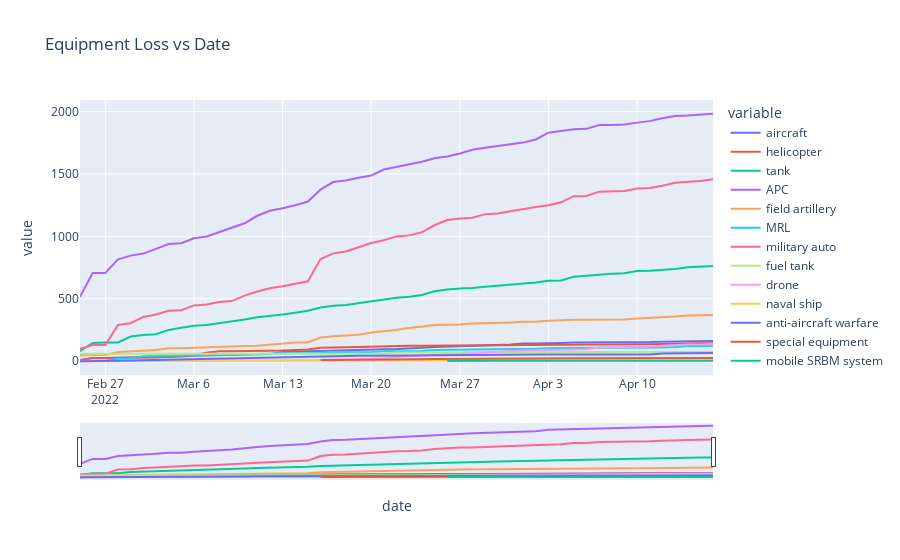

Here is the notebook cell this chart was saved with:
### Code cell
#ax = fig.add_axes([0,0,1,1])
fig = plt.figure(figsize = (10, 5))

import plotly.express as px
cols = [ 'aircraft', 'helicopter', 'tank', 'APC',
       'field artillery', 'MRL', 'military auto', 'fuel tank', 'drone',
       'naval ship', 'anti-aircraft warfare', 'special equipment',
       'mobile SRBM system']
fig = px.line(df1, x = "date", y = cols,title="Equipment Loss vs Date")


fig.update_xaxes(rangeslider_visible=True)
fig.show()

### Figure 1 — Plotly figure (JSON) as saved in the notebook; plotly's stock layout.template omitted (floating-point values rounded to 4 significant figures)
{"data": [{"hovertemplate": "variable=aircraft<br>date=%{x}<br>value=%{y}<extra></extra>", "legendgroup": "aircraft", "line": {"color": "#636efa", "dash": "solid"}, "marker": {"symbol": "circle"}, "mode": "lines", "name": "aircraft", "orientation": "v", "showlegend": true, "type": "scatter", "x": ["2022-02-25", "2022-02-26", "2022-02-27", "2022-02-28", "2022-03-01", "2022-03-02", "2022-03-03", "2022-03-04", "2022-03-05", "2022-03-06", "2022-03-07", "2022-03-08", "2022-03-09", "2022-03-10", "2022-03-11", "2022-03-12", "2022-03-13", "2022-03-14", "2022-03-15", "2022-03-16", "2022-03-17", "2022-03-18", "2022-03-19", "2022-03-20", "2022-03-21", "2022-03-22", "2022-03-23", "2022-03-24", "2022-03-25", "2022-03-26", "2022-03-27", "2022-03-28", "2022-03-29", "2022-03-30", "2022-03-31", "2022-04-01", "2022-04-02", "2022-04-03", "2022-04-04", "2022-04-05", "2022-04-06", "2022-04-07", "2022-04-08", "2022-04-09", "2022-04-10", "2022-04-11", "2022-04-12", "2022-04-13", "2022-04-14", "2022-04-15", "2022-04-16"], "xaxis": "x", "y": [10, 27, 27, 29, 29, 30, 30, 33, 39, 44, 46, 48, 49, 49, 57, 58, 74, 77, 81, 84, 86, 93, 95, 96, 97, 99, 101, 108, 115, 117, 121, 123, 127, 131, 135, 143, 143, 143, 147, 150, 150, 150, 150, 151, 152, 154, 157, 158, 160, 163, 163], "yaxis": "y"}, {"hovertemplate": "variable=helicopter<br>date=%{x}<br>value=%{y}<extra></extra>", "legendgroup": "helicopter", "line": {"color": "#EF553B", "dash": "solid"}, "marker": {"symbol": "circle"}, "mode": "lines", "name": "helicopter", "orientation": "v", "showlegend": true, "type": "scatter", "x": ["2022-02-25", "2022-02-26", "2022-02-27", "2022-02-28", "2022-03-01", "2022-03-02", "2022-03-03", "2022-03-04", "2022-03-05", "2022-03-06", "2022-03-07", "2022-03-08", "2022-03-09", "2022-03-10", "2022-03-11", "2022-03-12", "2022-03-13", "2022-03-14", "2022-03-15", "2022-03-16", "2022-03-17", "2022-03-18", "2022-03-19", "2022-03-20", "2022-03-21", "2022-03-22", "2022-03-23", "2022-03-24", "2022-03-25", "2022-03-26", "2022-03-27", "2022-03-28", "2022-03-29", "2022-03-30", "2022-03-31", "2022-04-01", "2022-04-02", "2022-04-03", "2022-04-04", "2022-04-05", "2022-04-06", "2022-04-07", "2022-04-08", "2022-04-09", "2022-04-10", "2022-04-11", "2022-04-12", "2022-04-13", "2022-04-14", "2022-04-15", "2022-04-16"], "xaxis": "x", "y": [7, 26, 26, 29, 29, 31, 31, 37, 40, 48, 68, 80, 81, 81, 83, 83, 86, 90, 95, 108, 108, 112, 115, 118, 121, 123, 124, 124, 125, 127, 127, 127, 129, 131, 131, 131, 134, 134, 134, 134, 135, 135, 135, 136, 137, 137, 140, 143, 144, 144, 145], "yaxis": "y"}, {"hovertemplate": "variable=tank<br>date=%{x}<br>value=%{y}<extra></extra>", "legendgroup": "tank", "line": {"color": "#00cc96", "dash": "solid"}, "marker": {"symbol": "circle"}, "mode": "lines", "name": "tank", "orientation": "v", "showlegend": true, "type": "scatter", "x": ["2022-02-25", "2022-02-26", "2022-02-27", "2022-02-28", "2022-03-01", "2022-03-02", "2022-03-03", "2022-03-04", "2022-03-05", "2022-03-06", "2022-03-07", "2022-03-08", "2022-03-09", "2022-03-10", "2022-03-11", "2022-03-12", "2022-03-13", "2022-03-14", "2022-03-15", "2022-03-16", "2022-03-17", "2022-03-18", "2022-03-19", "2022-03-20", "2022-03-21", "2022-03-22", "2022-03-23", "2022-03-24", "2022-03-25", "2022-03-26", "2022-03-27", "2022-03-28", "2022-03-29", "2022-03-30", "2022-03-31", "2022-04-01", "2022-04-02", "2022-04-03", "2022-04-04", "2022-04-05", "2022-04-06", "2022-04-07", "2022-04-08", "2022-04-09", "2022-04-10", "2022-04-11", "2022-04-12", "2022-04-13", "2022-04-14", "2022-04-15", "2022-04-16"], "xaxis": "x", "y": [80, 146, 150, 150, 198, 211, 217, 251, 269, 285, 290, 303, 317, 335, 353, 362, 374, 389, 404, 430, 444, 450, 466, 476, 498, 509, 517, 530, 561, 575, 582, 586, 597, 605, 614, 625, 631, 644, 647, 676, 684, 698, 700, 705, 722, 725, 732, 739, 753, 756, 762], "yaxis": "y"}, {"hovertemplate": "variable=APC<br>date=%{x}<br>value=%{y}<extra></extra>", "legendgroup": "APC", "line": {"color": "#ab63fa", "dash": "solid"}, "marker": {"symbol": "circle"}, "mode": "lines", "name": "APC", "orientation": "v", "showlegend": true, "type": "scatter", "x": ["2022-02-25", "2022-02-26", "2022-02-27", "2022-02-28", "2022-03-01", "2022-03-02", "2022-03-03", "2022-03-04", "2022-03-05", "2022-03-06", "2022-03-07", "2022-03-08", "2022-03-09", "2022-03-10", "2022-03-11", "2022-03-12", "2022-03-13", "2022-03-14", "2022-03-15", "2022-03-16", "2022-03-17", "2022-03-18", "2022-03-19", "2022-03-20", "2022-03-21", "2022-03-22", "2022-03-23", "2022-03-24", "2022-03-25", "2022-03-26", "2022-03-27", "2022-03-28", "2022-03-29", "2022-03-30", "2022-03-31", "2022-04-01", "2022-04-02", "2022-04-03", "2022-04-04", "2022-04-05", "2022-04-06", "2022-04-07", "2022-04-08", "2022-04-09", "2022-04-10", "2022-04-11", "2022-04-12", "2022-04-13", "2022-04-14", "2022-04-15", "2022-04-16"], "xaxis": "x", "y": [516, 706, 706, 816, 846, 862, 900, 939, 945, 985, 999, 1036, 1070, 1105, 1165, 1205, 1226, 1249, 1279, 1375, 1435, 1448, 1470, 1487, 1535, 1556, 1578, 1597, 1625, 1640, 1664, 1694, 1710, 1723, 1735, 1751, 1776, 1830, 1844, 1858, 1861, 1891, 1891, 1895, 1911, 1923, 1946, 1964, 1968, 1976, 1982], "yaxis": "y"}, {"hovertemplate": "variable=field artillery<br>date=%{x}<br>value=%{y}<extra></extra>", "legendgroup": "field artillery", "line": {"color": "#FFA15A", "dash": "solid"}, "marker": {"symbol": "circle"}, "mode": "lines", "name": "field artillery", "orientation": "v", "showlegend": true, "type": "scatter", "x": ["2022-02-25", "2022-02-26", "2022-02-27", "2022-02-28", "2022-03-01", "2022-03-02", "2022-03-03", "2022-03-04", "2022-03-05", "2022-03-06", "2022-03-07", "2022-03-08", "2022-03-09", "2022-03-10", "2022-03-11", "2022-03-12", "2022-03-13", "2022-03-14", "2022-03-15", "2022-03-16", "2022-03-17", "2022-03-18", "2022-03-19", "2022-03-20", "2022-03-21", "2022-03-22", "2022-03-23", "2022-03-24", "2022-03-25", "2022-03-26", "2022-03-27", "2022-03-28", "2022-03-29", "2022-03-30", "2022-03-31", "2022-04-01", "2022-04-02", "2022-04-03", "2022-04-04", "2022-04-05", "2022-04-06", "2022-04-07", "2022-04-08", "2022-04-09", "2022-04-10", "2022-04-11", "2022-04-12", "2022-04-13", "2022-04-14", "2022-04-15", "2022-04-16"], "xaxis": "x", "y": [49, 49, 50, 74, 77, 85, 90, 105, 105, 109, 117, 120, 120, 123, 125, 135, 140, 150, 150, 190, 201, 205, 213, 230, 240, 252, 267, 280, 291, 293, 294, 302, 303, 305, 311, 316, 317, 325, 330, 332, 332, 332, 333, 335, 342, 347, 349, 358, 366, 366, 371], "yaxis": "y"}, {"hovertemplate": "variable=MRL<br>date=%{x}<br>value=%{y}<extra></extra>", "legendgroup": "MRL", "line": {"color": "#19d3f3", "dash": "solid"}, "marker": {"symbol": "circle"}, "mode": "lines", "name": "MRL", "orientation": "v", "showlegend": true, "type": "scatter", "x": ["2022-02-25", "2022-02-26", "2022-02-27", "2022-02-28", "2022-03-01", "2022-03-02", "2022-03-03", "2022-03-04", "2022-03-05", "2022-03-06", "2022-03-07", "2022-03-08", "2022-03-09", "2022-03-10", "2022-03-11", "2022-03-12", "2022-03-13", "2022-03-14", "2022-03-15", "2022-03-16", "2022-03-17", "2022-03-18", "2022-03-19", "2022-03-20", "2022-03-21", "2022-03-22", "2022-03-23", "2022-03-24", "2022-03-25", "2022-03-26", "2022-03-27", "2022-03-28", "2022-03-29", "2022-03-30", "2022-03-31", "2022-04-01", "2022-04-02", "2022-04-03", "2022-04-04", "2022-04-05", "2022-04-06", "2022-04-07", "2022-04-08", "2022-04-09", "2022-04-10", "2022-04-11", "2022-04-12", "2022-04-13", "2022-04-14", "2022-04-15", "2022-04-16"], "xaxis": "x", "y": [4, 4, 4, 21, 24, 40, 42, 50, 50, 50, 50, 56, 56, 56, 58, 62, 62, 64, 64, 70, 72, 72, 72, 74, 80, 80, 80, 82, 90, 91, 93, 95, 96, 96, 96, 96, 100, 105, 107, 107, 107, 108, 108, 108, 108, 111, 111, 115, 122, 122, 125], "yaxis": "y"}, {"hovertemplate": "variable=military auto<br>date=%{x}<br>value=%{y}<extra></extra>", "legendgroup": "military auto", "line": {"color": "#FF6692", "dash": "solid"}, "marker": {"symbol": "circle"}, "mode": "lines", "name": "military auto", "orientation": "v", "showlegend": true, "type": "scatter", "x": ["2022-02-25", "2022-02-26", "2022-02-27", "2022-02-28", "2022-03-01", "2022-03-02", "2022-03-03", "2022-03-04", "2022-03-05", "2022-03-06", "2022-03-07", "2022-03-08", "2022-03-09", "2022-03-10", "2022-03-11", "2022-03-12", "2022-03-13", "2022-03-14", "2022-03-15", "2022-03-16", "2022-03-17", "2022-03-18", "2022-03-19", "2022-03-20", "2022-03-21", "2022-03-22", "2022-03-23", "2022-03-24", "2022-03-25", "2022-03-26", "2022-03-27", "2022-03-28", "2022-03-29", "2022-03-30", "2022-03-31", "2022-04-01", "2022-04-02", "2022-04-03", "2022-04-04", "2022-04-05", "2022-04-06", "2022-04-07", "2022-04-08", "2022-04-09", "2022-04-10", "2022-04-11", "2022-04-12", "2022-04-13", "2022-04-14", "2022-04-15", "2022-04-16"], "xaxis": "x", "y": [100, 130, 130, 291, 305, 355, 374, 404, 409, 447, 454, 474, 482, 526, 558, 585, 600, 617, 640, 819, 864, 879, 914, 947, 969, 1000, 1008, 1033, 1089, 1131, 1144, 1150, 1178, 1184, 1201, 1220, 1236, 1249, 1273, 1322, 1324, 1358, 1361, 1363, 1384, 1387, 1406, 1429, 1437, 1443, 1458], "yaxis": "y"}, {"hovertemplate": "variable=fuel tank<br>date=%{x}<br>value=%{y}<extra></extra>", "legendgroup": "fuel tank", "line": {"color": "#B6E880", "dash": "solid"}, "marker": {"symbol": "circle"}, "mode": "lines", "name": "fuel tank", "orientation": "v", "showlegend": true, "type": "scatter", "x": ["2022-02-25", "2022-02-26", "2022-02-27", "2022-02-28", "2022-03-01", "2022-03-02", "2022-03-03", "2022-03-04", "2022-03-05", "2022-03-06", "2022-03-07", "2022-03-08", "2022-03-09", "2022-03-10", "2022-03-11", "2022-03-12", "2022-03-13", "2022-03-14", "2022-03-15", "2022-03-16", "2022-03-17", "2022-03-18", "2022-03-19", "2022-03-20", "2022-03-21", "2022-03-22", "2022-03-23", "2022-03-24", "2022-03-25", "2022-03-26", "2022-03-27", "2022-03-28", "2022-03-29", "2022-03-30", "2022-03-31", "2022-04-01", "2022-04-02", "2022-04-03", "2022-04-04", "2022-04-05", "2022-04-06", "2022-04-07", "2022-04-08", "2022-04-09", "2022-04-10", "2022-04-11", "2022-04-12", "2022-04-13", "2022-04-14", "2022-04-15", "2022-04-16"], "xaxis": "x", "y": [60, 60, 60, 60, 60, 60, 60, 60, 60, 60, 60, 60, 60, 60, 60, 60, 60, 60, 60, 60, 60, 60, 60, 60, 60, 70, 70, 72, 72, 73, 73, 73, 73, 75, 75, 76, 76, 76, 76, 76, 76, 76, 76, 76, 76, 76, 76, 76, 76, 76, 76], "yaxis": "y"}, {"hovertemplate": "variable=drone<br>date=%{x}<br>value=%{y}<extra></extra>", "legendgroup": "drone", "line": {"color": "#FF97FF", "dash": "solid"}, "marker": {"symbol": "circle"}, "mode": "lines", "name": "drone", "orientation": "v", "showlegend": true, "type": "scatter", "x": ["2022-02-25", "2022-02-26", "2022-02-27", "2022-02-28", "2022-03-01", "2022-03-02", "2022-03-03", "2022-03-04", "2022-03-05", "2022-03-06", "2022-03-07", "2022-03-08", "2022-03-09", "2022-03-10", "2022-03-11", "2022-03-12", "2022-03-13", "2022-03-14", "2022-03-15", "2022-03-16", "2022-03-17", "2022-03-18", "2022-03-19", "2022-03-20", "2022-03-21", "2022-03-22", "2022-03-23", "2022-03-24", "2022-03-25", "2022-03-26", "2022-03-27", "2022-03-28", "2022-03-29", "2022-03-30", "2022-03-31", "2022-04-01", "2022-04-02", "2022-04-03", "2022-04-04", "2022-04-05", "2022-04-06", "2022-04-07", "2022-04-08", "2022-04-09", "2022-04-10", "2022-04-11", "2022-04-12", "2022-04-13", "2022-04-14", "2022-04-15", "2022-04-16"], "xaxis": "x", "y": [0, 2, 2, 3, 3, 3, 3, 3, 3, 4, 7, 7, 7, 7, 7, 7, 7, 8, 9, 11, 11, 12, 17, 21, 24, 35, 42, 50, 53, 56, 56, 66, 71, 81, 83, 85, 87, 89, 91, 94, 96, 111, 112, 112, 112, 119, 124, 132, 134, 135, 138], "yaxis": "y"}, {"hovertemplate": "variable=naval ship<br>date=%{x}<br>value=%{y}<extra></extra>", "legendgroup": "naval ship", "line": {"color": "#FECB52", "dash": "solid"}, "marker": {"symbol": "circle"}, "mode": "lines", "name": "naval ship", "orientation": "v", "showlegend": true, "type": "scatter", "x": ["2022-02-25", "2022-02-26", "2022-02-27", "2022-02-28", "2022-03-01", "2022-03-02", "2022-03-03", "2022-03-04", "2022-03-05", "2022-03-06", "2022-03-07", "2022-03-08", "2022-03-09", "2022-03-10", "2022-03-11", "2022-03-12", "2022-03-13", "2022-03-14", "2022-03-15", "2022-03-16", "2022-03-17", "2022-03-18", "2022-03-19", "2022-03-20", "2022-03-21", "2022-03-22", "2022-03-23", "2022-03-24", "2022-03-25", "2022-03-26", "2022-03-27", "2022-03-28", "2022-03-29", "2022-03-30", "2022-03-31", "2022-04-01", "2022-04-02", "2022-04-03", "2022-04-04", "2022-04-05", "2022-04-06", "2022-04-07", "2022-04-08", "2022-04-09", "2022-04-10", "2022-04-11", "2022-04-12", "2022-04-13", "2022-04-14", "2022-04-15", "2022-04-16"], "xaxis": "x", "y": [2, 2, 2, 2, 2, 2, 2, 2, 2, 2, 3, 3, 3, 3, 3, 3, 3, 3, 3, 3, 3, 3, 3, 3, 3, 3, 4, 4, 5, 7, 7, 7, 7, 7, 7, 7, 7, 7, 7, 7, 7, 7, 7, 7, 7, 7, 7, 7, 7, 8, 8], "yaxis": "y"}, {"hovertemplate": "variable=anti-aircraft warfare<br>date=%{x}<br>value=%{y}<extra></extra>", "legendgroup": "anti-aircraft warfare", "line": {"color": "#636efa", "dash": "solid"}, "marker": {"symbol": "circle"}, "mode": "lines", "name": "anti-aircraft warfare", "orientation": "v", "showlegend": true, "type": "scatter", "x": ["2022-02-25", "2022-02-26", "2022-02-27", "2022-02-28", "2022-03-01", "2022-03-02", "2022-03-03", "2022-03-04", "2022-03-05", "2022-03-06", "2022-03-07", "2022-03-08", "2022-03-09", "2022-03-10", "2022-03-11", "2022-03-12", "2022-03-13", "2022-03-14", "2022-03-15", "2022-03-16", "2022-03-17", "2022-03-18", "2022-03-19", "2022-03-20", "2022-03-21", "2022-03-22", "2022-03-23", "2022-03-24", "2022-03-25", "2022-03-26", "2022-03-27", "2022-03-28", "2022-03-29", "2022-03-30", "2022-03-31", "2022-04-01", "2022-04-02", "2022-04-03", "2022-04-04", "2022-04-05", "2022-04-06", "2022-04-07", "2022-04-08", "2022-04-09", "2022-04-10", "2022-04-11", "2022-04-12", "2022-04-13", "2022-04-14", "2022-04-15", "2022-04-16"], "xaxis": "x", "y": [0, 0, 0, 5, 7, 9, 11, 18, 19, 21, 23, 27, 28, 29, 31, 33, 34, 34, 36, 43, 43, 43, 44, 44, 45, 45, 47, 47, 49, 51, 52, 54, 54, 54, 54, 54, 54, 54, 54, 55, 55, 55, 55, 55, 55, 55, 63, 64, 64, 66, 66], "yaxis": "y"}, {"hovertemplate": "variable=special equipment<br>date=%{x}<br>value=%{y}<extra></extra>", "legendgroup": "special equipment", "line": {"color": "#EF553B", "dash": "solid"}, "marker": {"symbol": "circle"}, "mode": "lines", "name": "special equipment", "orientation": "v", "showlegend": true, "type": "scatter", "x": ["2022-02-25", "2022-02-26", "2022-02-27", "2022-02-28", "2022-03-01", "2022-03-02", "2022-03-03", "2022-03-04", "2022-03-05", "2022-03-06", "2022-03-07", "2022-03-08", "2022-03-09", "2022-03-10", "2022-03-11", "2022-03-12", "2022-03-13", "2022-03-14", "2022-03-15", "2022-03-16", "2022-03-17", "2022-03-18", "2022-03-19", "2022-03-20", "2022-03-21", "2022-03-22", "2022-03-23", "2022-03-24", "2022-03-25", "2022-03-26", "2022-03-27", "2022-03-28", "2022-03-29", "2022-03-30", "2022-03-31", "2022-04-01", "2022-04-02", "2022-04-03", "2022-04-04", "2022-04-05", "2022-04-06", "2022-04-07", "2022-04-08", "2022-04-09", "2022-04-10", "2022-04-11", "2022-04-12", "2022-04-13", "2022-04-14", "2022-04-15", "2022-04-16"], "xaxis": "x", "y": [null, null, null, null, null, null, null, null, null, null, null, null, null, null, null, null, null, null, null, 10, 10, 11, 11, 12, 13, 15, 15, 16, 18, 19, 21, 21, 21, 21, 22, 24, 24, 24, 25, 25, 25, 25, 25, 25, 25, 25, 25, 25, 25, 25, 26], "yaxis": "y"}, {"hovertemplate": "variable=mobile SRBM system<br>date=%{x}<br>value=%{y}<extra></extra>", "legendgroup": "mobile SRBM system", "line": {"color": "#00cc96", "dash": "solid"}, "marker": {"symbol": "circle"}, "mode": "lines", "name": "mobile SRBM system", "orientation": "v", "showlegend": true, "type": "scatter", "x": ["2022-02-25", "2022-02-26", "2022-02-27", "2022-02-28", "2022-03-01", "2022-03-02", "2022-03-03", "2022-03-04", "2022-03-05", "2022-03-06", "2022-03-07", "2022-03-08", "2022-03-09", "2022-03-10", "2022-03-11", "2022-03-12", "2022-03-13", "2022-03-14", "2022-03-15", "2022-03-16", "2022-03-17", "2022-03-18", "2022-03-19", "2022-03-20", "2022-03-21", "2022-03-22", "2022-03-23", "2022-03-24", "2022-03-25", "2022-03-26", "2022-03-27", "2022-03-28", "2022-03-29", "2022-03-30", "2022-03-31", "2022-04-01", "2022-04-02", "2022-04-03", "2022-04-04", "2022-04-05", "2022-04-06", "2022-04-07", "2022-04-08", "2022-04-09", "2022-04-10", "2022-04-11", "2022-04-12", "2022-04-13", "2022-04-14", "2022-04-15", "2022-04-16"], "xaxis": "x", "y": [null, null, null, null, null, null, null, null, null, null, null, null, null, null, null, null, null, null, null, null, null, null, null, null, null, null, null, null, null, 2, 4, 4, 4, 4, 4, 4, 4, 4, 4, 4, 4, 4, 4, 4, 4, 4, 4, 4, 4, 4, 4], "yaxis": "y"}], "layout": {"legend": {"title": {"text": "variable"}, "tracegroupgap": 0}, "title": {"text": "Equipment Loss vs Date"}, "xaxis": {"anchor": "y", "domain": [0, 1], "rangeslider": {"visible": true}, "title": {"text": "date"}}, "yaxis": {"anchor": "x", "domain": [0, 1], "title": {"text": "value"}}}}
